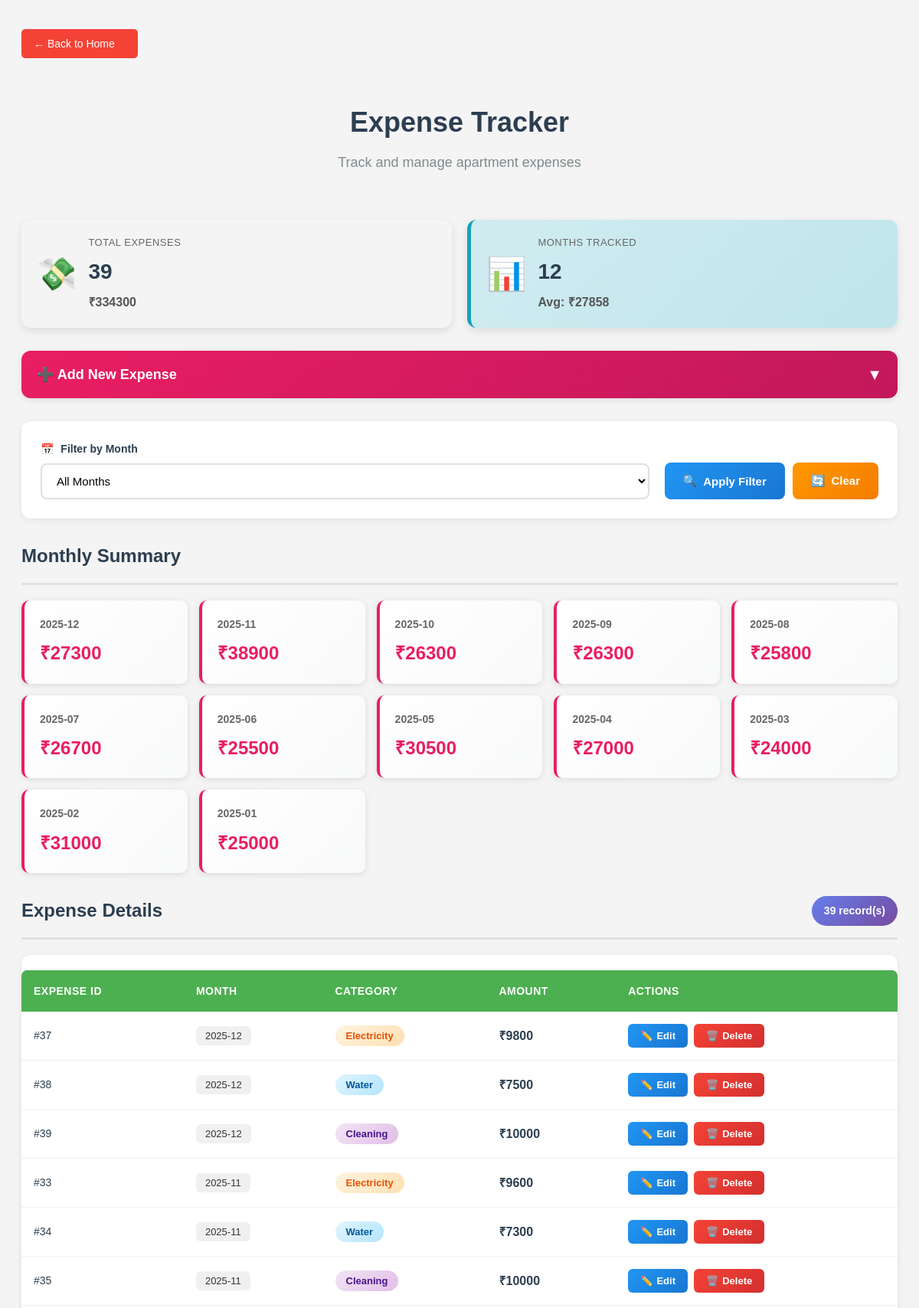
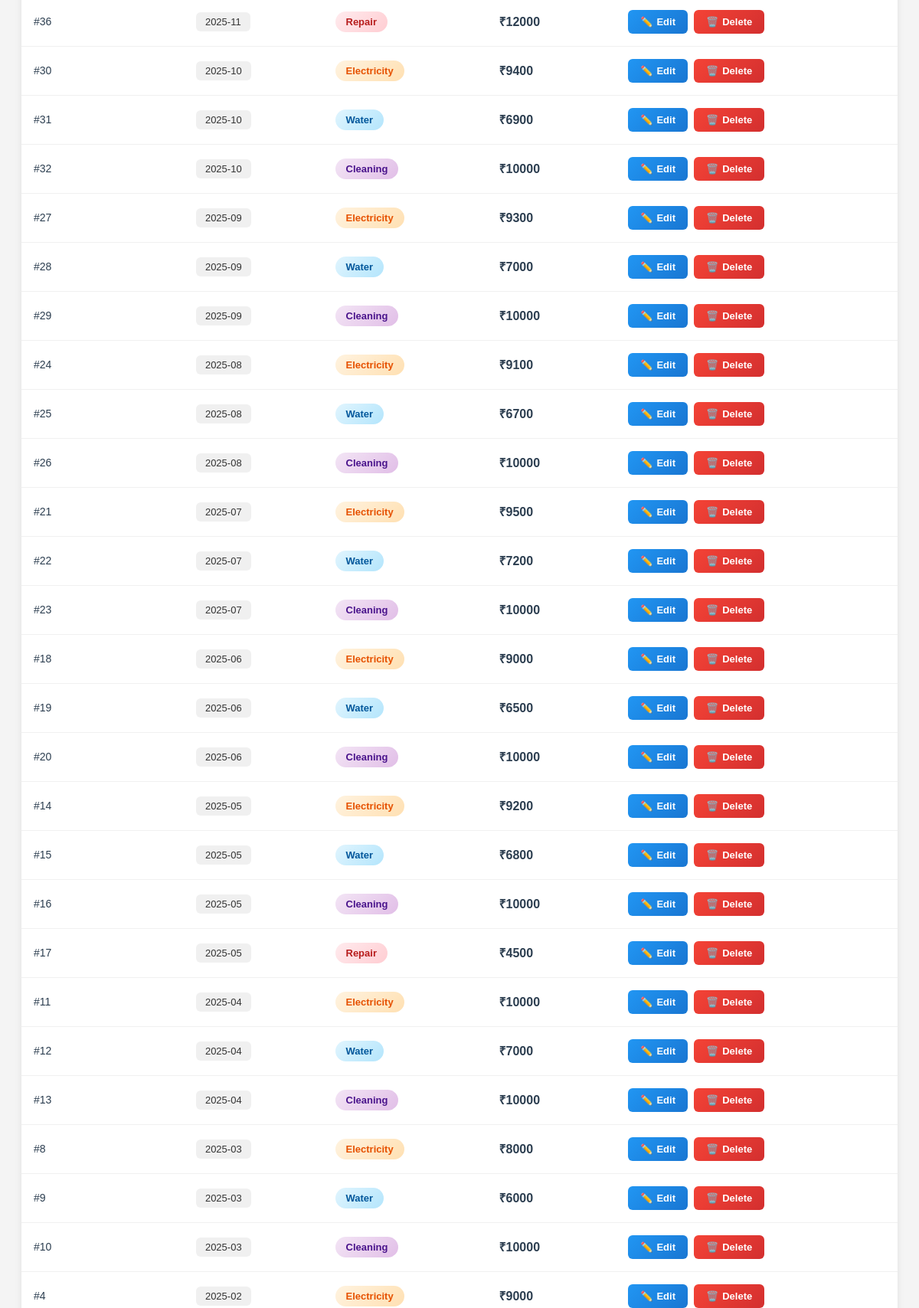
/expenses (signed in, upper part), run on the app's committed database (2 pictures, top to bottom).
### tables this page shows
CREATE TABLE expenses (
    expense_id INTEGER PRIMARY KEY AUTOINCREMENT,
    month TEXT,          
    category TEXT,        
    amount INTEGER
);

### app.py (the view)
@app.route("/expenses", methods=['GET'])
@admin_required
def view_expenses():
    month_filter = request.args.get("month")
    conn = db_connection()
    query = 'SELECT * FROM expenses WHERE 1=1'
    params = []
    if month_filter:
        query += ' AND month = ?'
        params.append(month_filter)
    query += ' ORDER BY month DESC, expense_id'
    expenses = conn.execute(query, params).fetchall()
    cursor = conn.cursor()
    cursor.execute('SELECT DISTINCT month FROM expenses ORDER BY month DESC')
    months = cursor.fetchall()
    cursor.execute('''
        SELECT month, SUM(amount) as total
        FROM expenses
        GROUP BY month
        ORDER BY month DESC
    ''')
    monthly_totals = cursor.fetchall()
    conn.close()
    return render_template("expenses.html", expenses=expenses, months=months, monthly_totals=monthly_totals)

### app.py (called while the page is built)
def db_connection():
    conn = sqlite3.connect(database)
    conn.row_factory = sqlite3.Row
    return conn

def admin_required(f):
    @wraps(f)
    def decorated_function(*args, **kwargs):
        if 'user_id' not in session:
            return redirect(url_for('login'))
        if session.get('user_type') != 'admin':
            return redirect(url_for('resident_home'))
        return f(*args, **kwargs)
    return decorated_function

### templates/expenses.html (shortened to what this page needs)
<!DOCTYPE html>
<html lang="en">
<head>
    <link rel="stylesheet" href="{{ url_for('static', filename='css/style.css') }}">
</head>
<body>
    <div class="container">
        <a href="/" class="back-button">← Back to Home</a>
        <div class="page-header">
            <h1>Expense Tracker</h1>
            <p class="subtitle">Track and manage apartment expenses</p>
        </div>
        {% set total_expenses = expenses|sum(attribute='amount') %}
        {% set expense_count = expenses|length %}
        <div class="summary-cards-grid">
            <div class="summary-card-mini danger">
                <div class="card-icon">💸</div>
                <div class="card-content">
                    <p class="card-label">Total Expenses</p>
                    <p class="card-number">{{ expense_count }}</p>
                    <p class="card-amount">₹{{ total_expenses }}</p>
                </div>
            </div>
            <div class="summary-card-mini info">
                <div class="card-icon">📊</div>
                <div class="card-content">
                    <p class="card-label">Months Tracked</p>
                    <p class="card-number">{{ monthly_totals|length }}</p>
                    <p class="card-amount">Avg: ₹{{ (total_expenses / monthly_totals|length)|round|int if monthly_totals|length > 0 else 0 }}</p>
                </div>
            </div>
        </div>
        <div class="inline-form-container">
            <div class="inline-form-header" onclick="toggleAddForm()">
                <h3>➕ Add New Expense</h3>
                <span class="toggle-icon" id="addFormToggle">▼</span>
            </div>
        </div>
        <div class="filter-section-styled">
            <form method="GET" action="/expenses" class="filter-form-inline">
                <div class="filter-input-group">
                    <label for="month">
                        <span class="filter-icon">📅</span>
                        Filter by Month
                    </label>
                    <select name="month" id="month" class="styled-select">
                        <option value="">All Months</option>
                    </select>
                </div>
                <div class="filter-buttons-group">
                    <button type="submit" class="btn-apply">
                        <span>🔍</span> Apply Filter
                    </button>
                    <a href="/expenses" class="btn-clear">
                        <span>🔄</span> Clear
                    </a>
                </div>
            </form>
        </div>
        {% if monthly_totals %}
        <div class="section-header">
            <h2>Monthly Summary</h2>
        </div>
        <div class="monthly-summary-grid">
            {% for month_total in monthly_totals %}
            <div class="month-summary-card">
                <div class="month-name">{{ month_total['month'] }}</div>
                <div class="month-amount">₹{{ month_total['total'] }}</div>
            </div>
            {% endfor %}
        </div>
        {% endif %}
        {% if expenses %}
        <div class="section-header">
            <h2>Expense Details</h2>
            <span class="record-count">{{ expenses|length }} record(s)</span>
        </div>
        <div class="table-wrapper">
            <table class="modern-table">
                <thead>
                    <tr>
                        <th>Expense ID</th>
                        <th>Month</th>
                        <th>Category</th>
                        <th>Amount</th>
                        <th>Actions</th>
                    </tr>
                </thead>
                <tbody>
                    {% for expense in expenses %}
                    <tr class="table-row-hover" id="row-{{ expense['expense_id'] }}">
                        <td data-label="Expense ID">#{{ expense['expense_id'] }}</td>
                        <td data-label="Month">
                            <span class="month-tag">{{ expense['month'] }}</span>
                        </td>
                        <td data-label="Category">
                            <span class="category-badge category-{{ expense['category']|lower }}">
                                {{ expense['category'] }}
                            </span>
                        </td>
                        <td data-label="Amount">
                            <strong class="amount-text expense-amount">₹{{ expense['amount'] }}</strong>
                        </td>
                        <td data-label="Actions">
                            <div class="action-buttons">
                                <button onclick="toggleEditForm({{ expense['expense_id'] }}, '{{ expense['month'] }}', '{{ expense['category'] }}', {{ expense['amount'] }})" class="btn-edit">
                                    <span>✏️</span> Edit
                                </button>
                                <form method="POST" action="/expenses/delete/{{ expense['expense_id'] }}" style="display: inline;">
                                    <button type="submit" class="btn-delete" onclick="return confirm('Are you sure you want to delete this expense?\n\nCategory: {{ expense['category'] }}\nAmount: ₹{{ expense['amount'] }}')">
                                        <span>🗑️</span> Delete
                                    </button>
                                </form>
                            </div>
                        </td>
                    </tr>
                    {% endfor %}
                </tbody>
            </table>
        </div>
        {% endif %}
    </div>
</body>
</html>

### data on the page
expenses: expense_id "37", month "2025-12", category "Electricity", amount "9800"
expenses: expense_id "38", month "2025-12", category "Water", amount "7500"
expenses: expense_id "39", month "2025-12", category "Cleaning", amount "10000"
expenses: expense_id "33", month "2025-11", category "Electricity", amount "9600"
expenses: expense_id "34", month "2025-11", category "Water", amount "7300"
expenses: expense_id "35", month "2025-11", category "Cleaning", amount "10000"
expenses: expense_id "36", month "2025-11", category "Repair", amount "12000"
expenses: expense_id "30", month "2025-10", category "Electricity", amount "9400"
expenses: expense_id "31", month "2025-10", category "Water", amount "6900"
expenses: expense_id "32", month "2025-10", category "Cleaning", amount "10000"
expenses: expense_id "27", month "2025-09", category "Electricity", amount "9300"
expenses: expense_id "28", month "2025-09", category "Water", amount "7000"
expenses: expense_id "29", month "2025-09", category "Cleaning", amount "10000"
expenses: expense_id "24", month "2025-08", category "Electricity", amount "9100"
expenses: expense_id "25", month "2025-08", category "Water", amount "6700"
expenses: expense_id "26", month "2025-08", category "Cleaning", amount "10000"
expenses: expense_id "21", month "2025-07", category "Electricity", amount "9500"
expenses: expense_id "22", month "2025-07", category "Water", amount "7200"
expenses: expense_id "23", month "2025-07", category "Cleaning", amount "10000"
expenses: expense_id "18", month "2025-06", category "Electricity", amount "9000"
expenses: expense_id "19", month "2025-06", category "Water", amount "6500"
expenses: expense_id "20", month "2025-06", category "Cleaning", amount "10000"
expenses: expense_id "14", month "2025-05", category "Electricity", amount "9200"
expenses: expense_id "15", month "2025-05", category "Water", amount "6800"
expenses: expense_id "16", month "2025-05", category "Cleaning", amount "10000"
expenses: expense_id "17", month "2025-05", category "Repair", amount "4500"
expenses: expense_id "11", month "2025-04", category "Electricity", amount "10000"
expenses: expense_id "12", month "2025-04", category "Water", amount "7000"
expenses: expense_id "13", month "2025-04", category "Cleaning", amount "10000"
expenses: expense_id "8", month "2025-03", category "Electricity", amount "8000"
expenses: expense_id "9", month "2025-03", category "Water", amount "6000"
expenses: expense_id "10", month "2025-03", category "Cleaning", amount "10000"
expenses: expense_id "4", month "2025-02", category "Electricity", amount "9000"

### other printed values
{{ expense_count }} "39"
{{ total_expenses }} "334300"
{{ monthly_totals|length }} "12"
{{ month_total['month'] }} "2025-12" "2025-11" "2025-10" "2025-09" "2025-08" "2025-07" "2025-06" "2025-05" "2025-04" "2025-03" "2025-02" "2025-01"
{{ month_total['total'] }} "27300" "38900" "26300" "26300" "25800" "26700" "25500" "30500" "27000" "24000" "31000" "25000"
{{ expenses|length }} "39"
